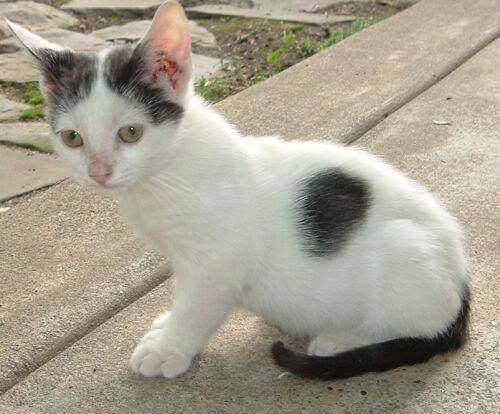
#> input picture 01_opencv基础操作/assets/cat.jpg, 500 x 414 px
$ jupyter execute '04_数值计算.ipynb'   (shell and % lines are left out)
#> lines starting #> are read from the running program, lines starting #| are printed output that depends on the picture
[cell 1]
import cv2
import matplotlib.pyplot as plt
import numpy as np

### 数值计算

[cell 2]
img_cat = cv2.imread('assets/cat.jpg')
#> img_cat is the input picture: shape (414, 500, 3); mean B, G, R 144.3, 159.9, 165.9
# 所有像素值都+100
# 若结果像素值大于255，则对256取模
img_cat2 = img_cat + 100
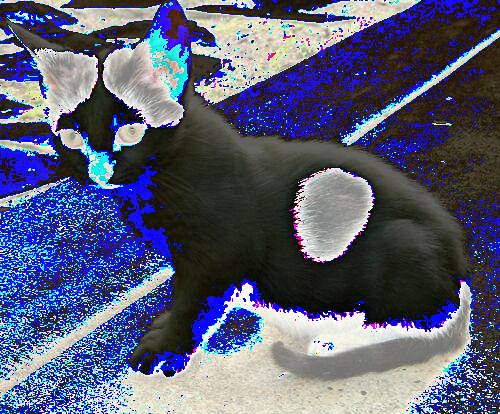
#> img_cat2: shape (414, 500, 3); mean B, G, R 119.9, 93.1, 88.7


$ run again, with 01_opencv基础操作/assets/clahe.jpg copied over 01_opencv基础操作/assets/cat.jpg
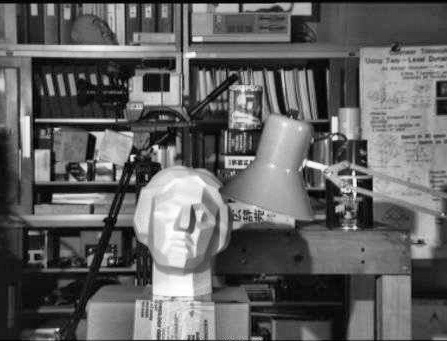
#> input picture 01_opencv基础操作/assets/clahe.jpg, 447 x 341 px
#> img_cat is the input picture: shape (341, 447, 3); min 0, max 255, mean 97.8
#> `img_cat2 = img_cat + 100`:
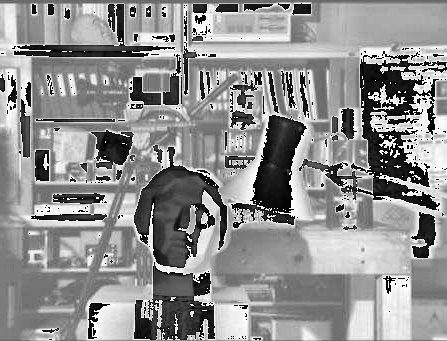
#> img_cat2: shape (341, 447, 3); min 0, max 255, mean 144.6

$ run again, with 01_opencv基础操作/assets/dog.jpg copied over 01_opencv基础操作/assets/cat.jpg
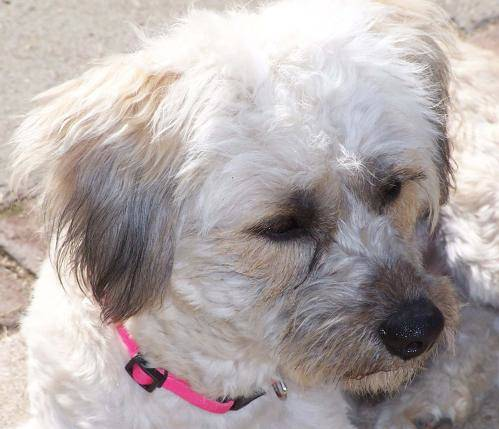
#> input picture 01_opencv基础操作/assets/dog.jpg, 499 x 429 px
#> img_cat is the input picture: shape (429, 499, 3); mean B, G, R 169.1, 169.9, 178.9
#> `img_cat2 = img_cat + 100`:
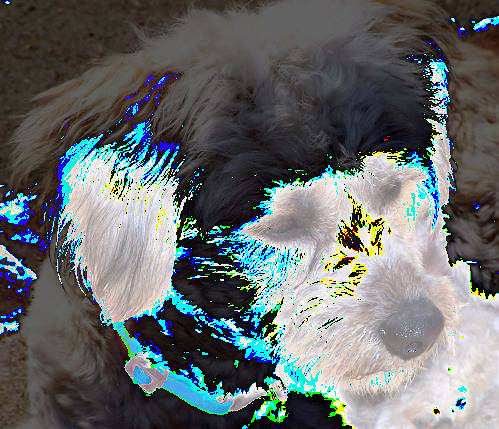
#> img_cat2: shape (429, 499, 3); mean B, G, R 108.5, 107.9, 102.5
